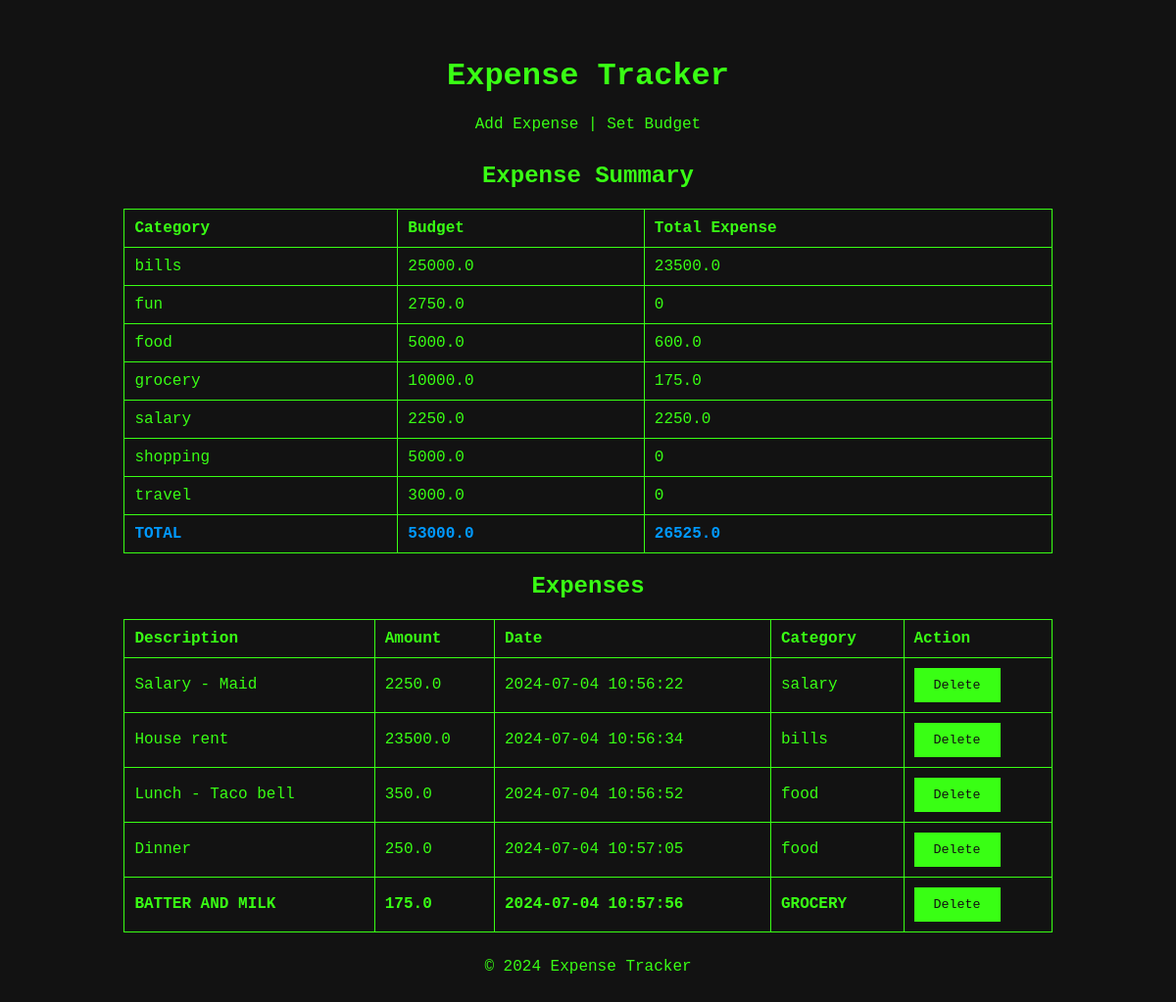
The page / on the database its author committed.
### tables this page shows
CREATE TABLE budgets (
        id INTEGER PRIMARY KEY AUTOINCREMENT,
        category_id INTEGER NOT NULL,
        amount REAL NOT NULL,
        FOREIGN KEY (category_id) REFERENCES categories (id)
    );

CREATE TABLE categories (
        id INTEGER PRIMARY KEY AUTOINCREMENT,
        name TEXT UNIQUE NOT NULL
    );

CREATE TABLE expenses (
        id INTEGER PRIMARY KEY AUTOINCREMENT,
        description TEXT NOT NULL,
        amount REAL NOT NULL,
        category_id INTEGER NOT NULL,
        date TEXT NOT NULL,
        FOREIGN KEY (category_id) REFERENCES categories (id)
    );

### app.py (the view)
@app.route('/')
def index():
    conn = get_db_connection()
    categories = conn.execute('SELECT DISTINCT name FROM categories ORDER BY name').fetchall()
    expenses = conn.execute('SELECT e.id, e.description, e.amount, e.date, c.name as category FROM expenses e LEFT JOIN categories c ON e.category_id = c.id').fetchall()
    budgets = conn.execute('SELECT b.id, b.amount, c.name as category FROM budgets b LEFT JOIN categories c ON b.category_id = c.id').fetchall()
    total_expenses = conn.execute('''
        SELECT c.name as category, SUM(e.amount) as total_expense
        FROM expenses e
        JOIN categories c ON e.category_id = c.id
        GROUP BY c.name
    ''').fetchall()
    budgets = [dict(budget) for budget in budgets]
    total_expenses = [dict(expense) for expense in total_expenses]
    expense_dict = {expense['category']: expense['total_expense'] for expense in total_expenses}
    for budget in budgets:
        budget['total_expense'] = expense_dict.get(budget['category'], 0)
    conn.close()
    total_budget = sum(budget['amount'] for budget in budgets)
    total_expense = sum(expense['total_expense'] for expense in total_expenses)
    return render_template('index.html', categories=categories, expenses=expenses, budgets=budgets, total_budget=total_budget, total_expense=total_expense)

### app.py (called while the page is built)
def get_db_connection():
    conn = sqlite3.connect('expenses.db')
    conn.row_factory = sqlite3.Row
    return conn

### templates/index.html (shortened to what this page needs)
<!DOCTYPE html>
<html lang="en">
<head>
    <link rel="stylesheet" href="{{ url_for('static', filename='style.css') }}">
</head>
<body>
    <div class="container">
        <header>
            <h1>Expense Tracker</h1>
            <a href="{{ url_for('add_expense') }}">Add Expense</a> | <a href="{{ url_for('set_budget') }}">Set Budget</a>
        </header>
        <h2 style="text-align:center;">Expense Summary</h2>
        <table border="2" style="width:100%; border-collapse: collapse;">
            <thead>
                <tr>
                    <th>Category</th>
                    <th>Budget</th>
                    <th>Total Expense</th>
                </tr>
            </thead>
            <tbody>
                {% for budget in budgets %}
                <tr>
                    <td>{{ budget.category }}</td>
                    <td>{{ budget.amount }}</td>
                    <td>{{ budget.total_expense }}</td>
                </tr>
                {% endfor %}
                <tr style="font-weight:bold; color: rgb(0, 153, 255);">
                    <td>TOTAL</td>
                    <td>{{ total_budget }}</td>
                    <td>{{ total_expense }}</td>
                </tr>
            </tbody>
        </table>
        <h2 style="text-align:center;">Expenses</h2>
        <table border="2" style="width:100%; border-collapse: collapse;">
            <thead>
                <tr>
                    <th>Description</th>
                    <th>Amount</th>
                    <th>Date</th>
                    <th>Category</th>
                    <th>Action</th>
                </tr>
            </thead>
            <tbody>
                {% for expense in expenses %}
                <tr>
                    <td>{{ expense.description }}</td>
                    <td>{{ expense.amount }}</td>
                    <td>{{ expense.date }}</td>
                    <td>{{ expense.category }}</td>
                    <td>
                        <form method="post" action="{{ url_for('delete_expense') }}">
                            <button type="submit">Delete</button>
                        </form>
                    </td>
                </tr>
                {% endfor %}
            </tbody>
        </table>
        <footer>
            <p>&copy; 2024 Expense Tracker</p>
        </footer>
    </div>
</body>
</html>

### static/style.css (style rules this page uses)
body { background-color: #121212; color: #39FF14; font-family: 'Courier New', Courier, monospace; }
a { color: #39FF14; text-decoration: none; }
.container { width: 80%; margin: 0 auto; padding: 20px; }
header, footer { text-align: center; padding: 10px 0; }
button { background-color: #39FF14; color: #121212; border: none; padding: 10px 20px; cursor: pointer; font-family: 'Courier New', Courier, monospace; }
table { width: 100%; border-collapse: collapse; }
table, th, td { border: 1px solid #39FF14; }
th, td { padding: 10px; text-align: left; }
tbody tr:last-child { font-weight: bold; color: #39FF14; text-transform: uppercase; }

### rows shown on the page
budgets: category "bills", amount "25000.0", total_expense "23500.0"
budgets: category "fun", amount "2750.0", total_expense "0"
budgets: category "food", amount "5000.0", total_expense "600.0"
budgets: category "grocery", amount "10000.0", total_expense "175.0"
budgets: category "salary", amount "2250.0", total_expense "2250.0"
budgets: category "shopping", amount "5000.0", total_expense "0"
budgets: category "travel", amount "3000.0", total_expense "0"
expenses: description "Salary - Maid", amount "2250.0", date "2024-07-04 10:56:22", category "salary"
expenses: description "House rent", amount "23500.0", date "2024-07-04 10:56:34", category "bills"
expenses: description "Lunch - Taco bell", amount "350.0", date "2024-07-04 10:56:52", category "food"
expenses: description "Dinner", amount "250.0", date "2024-07-04 10:57:05", category "food"
expenses: description "BATTER AND MILK", amount "175.0", date "2024-07-04 10:57:56", category "GROCERY"

### other values the page prints
{{ total_budget }} "53000.0"
{{ total_expense }} "26525.0"
